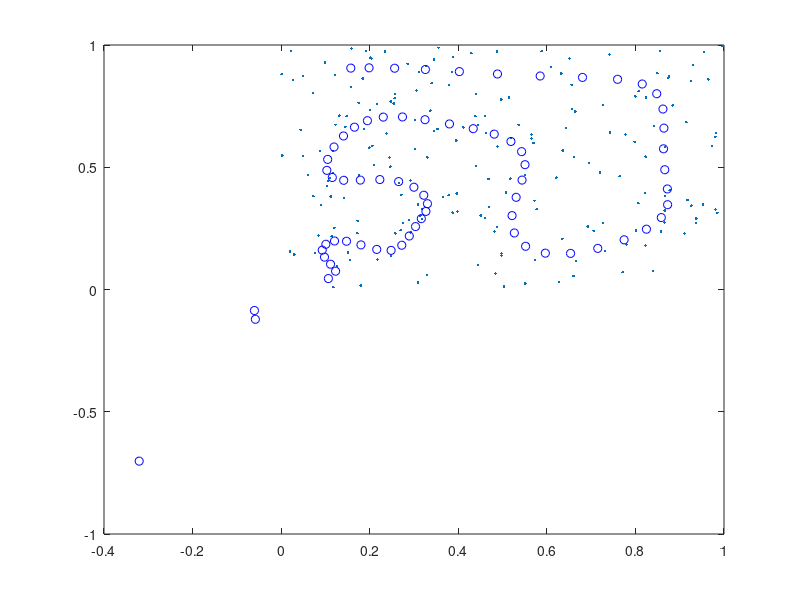

MATLAB code to generate this figure:
%% SOM 1-D
close all
clc
samples = 200;
neurons = 70;
eta_i = 0.3;
sigma_i = 2;    %initial sigma
tau1 = 3000;
tau2 = 30;
h = 0;          %neighbourhood function

%% Generation of data for input space
input_space = rand(2,samples);

%% Initialization of SOM
weights = 0.8*rand(2,neurons)-1;

%% SOM Algo

for m = 1:100
    eta = eta_i*exp(-(m/tau2));
    display(m)
    display(eta)
    for i = 1:samples
        
        % Finding out winning neuron
        dist = zeros(1,neurons);
        for j = 1:neurons
            dist(j) = norm(weights(:,j)-input_space(:,i));
        end
        [min_val,index_min] = min(dist);
        
        
        %weight updation
        sigma = sigma_i*exp(-(i/tau1));
        for j = 1:neurons
            h = exp(-((abs(j-index_min))^2/(2*sigma^2)));
            weights(:,j) = weights(:,j) + eta*h*(input_space(:,i)-weights(:,j));
        end
        
    end
    plot(input_space(1,:),input_space(2,:),'.');
    hold on
    plot(weights(1,:),weights(2,:),'bo');
    hold off
    pause(0.05)
end

save('SOM_eg_2_8');



